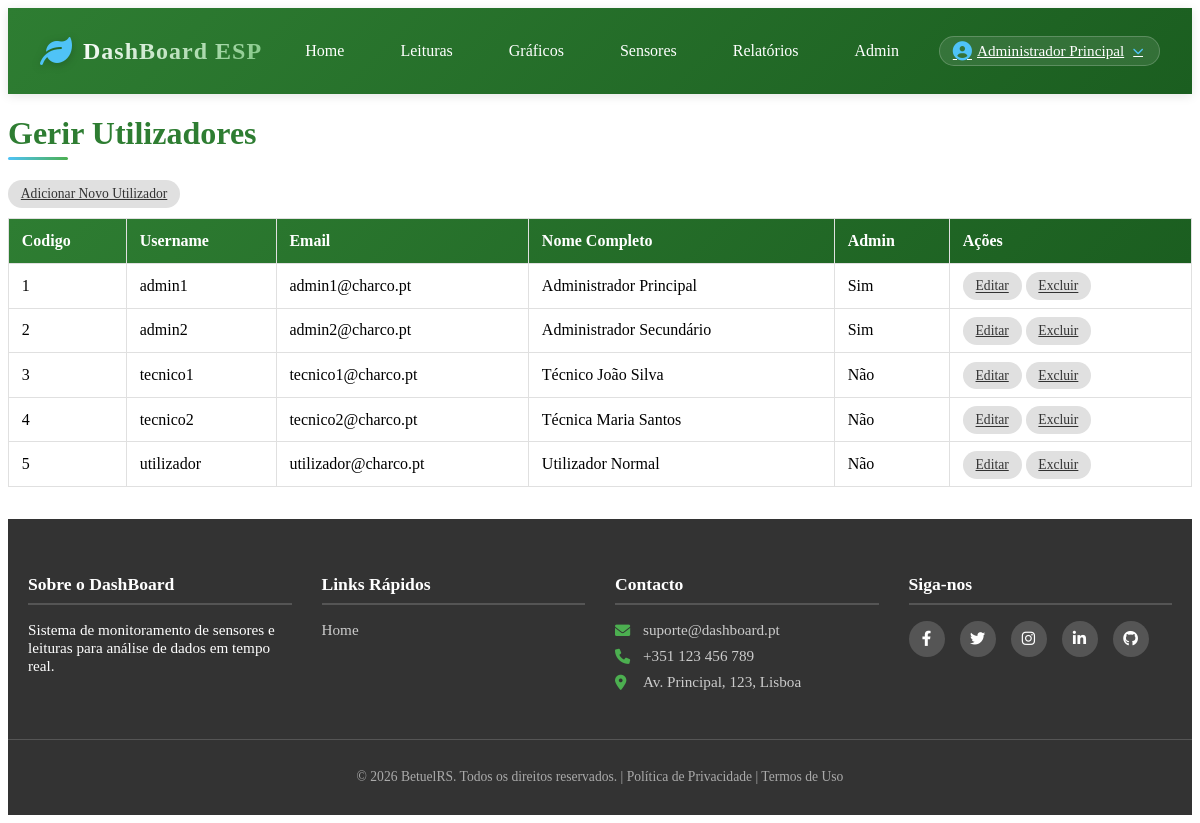
The app's page /Admin/admin.php (signed in) with its own data.
### tables this page shows
CREATE TABLE IF NOT EXISTS `utilizadores` (
  `cod_utilizador` int NOT NULL AUTO_INCREMENT,
  `username` varchar(50) NOT NULL,
  `password` varchar(255) NOT NULL,
  `email` varchar(100) NOT NULL,
  `nome_completo` varchar(100) DEFAULT NULL,
  `ADMIN` tinyint(1) DEFAULT '0',
  `preferencias` json DEFAULT NULL,
  PRIMARY KEY (`cod_utilizador`)
);

### Admin/admin.php (the view, shortened to what this page needs)
<?php
include BASE_PATH . 'db.php';
?>
<!DOCTYPE html>
<html lang="en">
<head>
    <link rel="stylesheet" href="<?= BASE_URL ?>assets/styles.css">
    <link rel="stylesheet" href="https://cdnjs.cloudflare.com/ajax/libs/font-awesome/6.0.0-beta3/css/all.min.css">
</head>
<body>
    <header class="sidebar">
        <?php include '../struct/header.php'; ?>
    </header>
    <main class="conteudo">
        <h1 class="admin-title">Gerir Utilizadores</h1>
        <a href="<?= BASE_URL ?>Admin/utilizadores_add.php" class="admin-action-btn">Adicionar Novo Utilizador</a>
        <table class="admin-table">
            <thead>
                <tr>
                    <th>Codigo</th>
                    <th>Username</th>
                    <th>Email</th>
                    <th>Nome Completo</th>
                    <th>Admin</th>
                    <th>Ações</th>
                </tr>
            </thead>
            <tbody>
                <?php
                $result = $conn->query("SELECT cod_utilizador, username, email, nome_completo, ADMIN FROM utilizadores");
                while ($row = $result->fetch_assoc()) {
                    echo "<tr>";
                    echo "<td>" . htmlspecialchars($row['cod_utilizador']) . "</td>";
                    echo "<td>" . htmlspecialchars($row['username']) . "</td>";
                    echo "<td>" . htmlspecialchars($row['email']) . "</td>";
                    echo "<td>" . htmlspecialchars($row['nome_completo']) . "</td>";
                    echo "<td>" . ($row['ADMIN'] ? 'Sim' : 'Não') . "</td>";
                    echo "<td><a href='" . BASE_URL . "Admin/utilizadores_edit.php?id={$row['cod_utilizador']}' class='admin-action-btn'>Editar</a> ";
                    echo "<a href='" . BASE_URL . "Admin/utilizadores_delete.php?id={$row['cod_utilizador']}' class='admin-action-btn btn-danger' onclick='return confirm(\"Tem certeza que deseja excluir este utilizador?\")'>Excluir</a></td>";
                    echo "</tr>";
                }
                ?>
            </tbody>
        </table>
    </main>
    <footer>
        <?php include '../struct/footer.php'; ?>
    </footer>
</body>
</html>

### struct/header.php (shortened to what this page needs)
<header class="site-header">
    <div class="header-container">
        <div class="logo">
            <a href="<?= BASE_URL ?>index.php">
                <i class="fas fa-leaf"></i>
                <span>DashBoard ESP</span>
            </a>
        </div>
        <nav class="main-nav" id="mainNav">
            <ul class="nav-list">
                <li><a href="<?= BASE_URL ?>index.php" class="nav-link <?= basename($_SERVER['PHP_SELF']) == 'index.php' ? 'active' : '' ?>">Home</a></li>
<?php if (isset($_SESSION['user_id'])): ?>
                        <li><a href="<?= BASE_URL ?>LT/Leituras.php" class="nav-link <?= strpos($_SERVER['PHP_SELF'], 'Leituras.php') !== false ? 'active' : '' ?>">Leituras</a></li>
                        <li><a href="<?= BASE_URL ?>LT/grafico.php" class="nav-link <?= strpos($_SERVER['PHP_SELF'], 'grafico.php') !== false ? 'active' : '' ?>">Gráficos</a></li>
<li><a href="<?= BASE_URL ?>SN/Sensores.php" class="nav-link <?= strpos($_SERVER['PHP_SELF'], 'Sensores.php') !== false ? 'active' : '' ?>">Sensores</a></li>
                        <li><a href="<?= BASE_URL ?>RT/relatorios.php" class="nav-link <?= strpos($_SERVER['PHP_SELF'], 'RT/') !== false ? 'active' : '' ?>">Relatórios</a></li>
                    <?php if ($_SESSION['user_admin']): ?>
                        <li><a href="<?= BASE_URL ?>admin/admin.php" class="nav-link <?= strpos($_SERVER['PHP_SELF'], 'admin/admin.php') !== false ? 'active' : '' ?>">Admin</a></li>
                    <?php endif; ?>
                    <li class="user-menu">
                        <a href="#" class="user-name user-menu-toggle">
                            <i class="fas fa-user-circle"></i>
                            <?= htmlspecialchars($_SESSION['user_name']) ?>
                            <i class="fas fa-chevron-down"></i>
                        </a>
                    </li>
                <?php else: ?>
                    <li><a href="<?= BASE_URL ?>auth/login.php" class="nav-link">Entrar</a></li>
                    <li><a href="<?= BASE_URL ?>auth/register.php" class="nav-link btn-register">Registar</a></li>
                <?php endif; ?>
            </ul>
        </nav>
    </div>
</header>

### struct/footer.php (shortened to what this page needs)
<footer class="site-footer">
    <div class="footer-container">
        <div class="footer-column">
            <h4>Sobre o DashBoard</h4>
            <p>Sistema de monitoramento de sensores e leituras para análise de dados em tempo real.</p>
        </div>
        <div class="footer-column">
            <h4>Links Rápidos</h4>
            <ul>
                <li><a href="<?= BASE_URL ?>index.php">Home</a></li>
            </ul>
        </div>
        <div class="footer-column">
            <h4>Contacto</h4>
            <ul class="contact-info">
                <li><i class="fas fa-envelope"></i> suporte@dashboard.pt</li>
                <li><i class="fas fa-phone"></i> +351 123 456 789</li>
                <li><i class="fas fa-map-marker-alt"></i> Av. Principal, 123, Lisboa</li>
            </ul>
        </div>
        <div class="footer-column">
            <h4>Siga-nos</h4>
            <div class="social-links">
                <a href="https://facebook.com" target="_blank"><i class="fab fa-facebook-f"></i></a>
                <a href="https://twitter.com" target="_blank"><i class="fab fa-twitter"></i></a>
                <a href="https://instagram.com" target="_blank"><i class="fab fa-instagram"></i></a>
                <a href="https://linkedin.com" target="_blank"><i class="fab fa-linkedin-in"></i></a>
                <a href="https://github.com/BetuelRS" target="_blank"><i class="fab fa-github"></i></a>
            </div>
        </div>
    </div>
    <div class="footer-bottom">
        <p>&copy; <?= date('Y') ?> BetuelRS. Todos os direitos reservados. | <a href="#">Política de Privacidade</a> | <a href="#">Termos de Uso</a></p>
    </div>
</footer>

### assets/styles.css (style rules this page uses)
.site-footer { background-color: #333; color: #fff; padding: 2rem 0 1rem; font-size: 0.95rem; margin-top: 2rem; }
.footer-container { max-width: 1200px; margin: 0 auto; padding: 0 20px; display: grid; grid-template-columns: repeat(4, 1fr); gap: 30px; }
.footer-column h4 { color: #fff; margin-bottom: 1rem; font-size: 1.1rem; border-bottom: 2px solid #555; padding-bottom: 0.5rem; }
.footer-column ul { list-style: none; padding: 0; }
.footer-column ul li { margin-bottom: 0.5rem; }
.footer-column ul li a { color: #ccc; text-decoration: none; transition: color 0.3s; }
.contact-info li { display: flex; align-items: center; gap: 8px; color: #ccc; }
.contact-info i { width: 20px; color: #4caf50; }
.social-links { display: flex; gap: 15px; }
.social-links a { display: inline-block; width: 36px; height: 36px; background-color: #555; color: #fff; border-radius: 50%; text-align: center; line-height: 36px; transition: background-color 0.3s; }
.footer-bottom { text-align: center; margin-top: 2rem; padding-top: 1rem; border-top: 1px solid #555; font-size: 0.85rem; color: #aaa; }
.footer-bottom a { color: #aaa; text-decoration: none; }
:root { --primary-green: #2e7d32; --light-green: #4caf50; --accent-green: #81c784; --water-blue: #4fc3f7; --earth-brown: #8d6e63; --white: #ffffff; --off-white: #f5f5f5; --dark-gray: #333333; --light-gray: #e0e0e0; --shadow: 0 2px 10px rgba(0, 0, 0, 0.1); }
.site-header { background: linear-gradient(135deg, var(--primary-green) 0%, #1b5e20 100%); box-shadow: var(--shadow); position: sticky; top: 0; z-index: 1000; padding: 0.5rem 0; }
.header-container { max-width: 1400px; margin: 0 auto; padding: 0 2rem; display: flex; justify-content: space-between; align-items: center; height: 70px; }
.logo a { display: flex; align-items: center; gap: 10px; text-decoration: none; color: var(--white); font-size: 1.5rem; font-weight: 600; letter-spacing: 1px; }
.logo i { color: var(--water-blue); font-size: 2rem; filter: drop-shadow(0 2px 4px rgba(0, 0, 0, 0.2)); }
.logo span { background: linear-gradient( 135deg, var(--white) 0%, var(--accent-green) 100% ); -webkit-background-clip: text; -webkit-text-fill-color: transparent; background-clip: text; }
.main-nav { flex: 1; display: flex; justify-content: flex-end; }
.nav-list { display: flex; align-items: center; gap: 1.5rem; list-style: none; margin: 0; padding: 0; }
.nav-link { color: var(--white); text-decoration: none; padding: 0.5rem 1rem; border-radius: 25px; font-weight: 500; transition: all 0.3s ease; position: relative; overflow: hidden; }
.nav-link:before { content: ""; position: absolute; bottom: 0; left: 50%; transform: translateX(-50%); width: 0; height: 2px; background: var(--water-blue); transition: width 0.3s ease; }
.user-menu { display: flex; align-items: center; gap: 1rem; background-color: rgba(255, 255, 255, 0.1); padding: 0.3rem 1rem 0.3rem 0.8rem; border-radius: 30px; border: 1px solid rgba(255, 255, 255, 0.2); position: relative; }
.user-name { color: var(--white); display: flex; align-items: center; gap: 5px; font-size: 0.95rem; }
.user-name i { font-size: 1.2rem; color: var(--water-blue); }
.user-menu-toggle { cursor: pointer; position: relative; }
.user-menu-toggle .fa-chevron-down { font-size: 0.7rem; margin-left: 4px; transition: transform 0.3s; }
.admin-table { width: 100%; border-collapse: collapse; margin-top: 1rem; }
.admin-table th, .admin-table td { padding: 0.8rem; border: 1px solid var(--light-gray); text-align: left; }
.admin-table thead { background: linear-gradient(135deg, var(--primary-green), #1b5e20); color: white; }
.admin-action-btn { background-color: var(--light-gray); color: var(--dark-gray); border: none; padding: 0.4rem 0.8rem; border-radius: 20px; font-size: 0.85rem; font-weight: 500; transition: all 0.2s; }
.admin-title { color: var(--primary-green); font-size: 2rem; margin-bottom: 1.5rem; position: relative; padding-bottom: 0.5rem; }
.admin-title::after { content: ""; position: absolute; bottom: 0; left: 0; width: 60px; height: 3px; background: linear-gradient(90deg, var(--water-blue), var(--light-green)); border-radius: 2px; }

### records on screen
utilizadores: cod_utilizador "1", username "admin1", email "admin1@charco.pt", nome_completo "Administrador Principal", ADMIN "Sim"
utilizadores: cod_utilizador "2", username "admin2", email "admin2@charco.pt", nome_completo "Administrador Secundário", ADMIN "Sim"
utilizadores: cod_utilizador "3", username "tecnico1", email "tecnico1@charco.pt", nome_completo "Técnico João Silva", ADMIN "Não"
utilizadores: cod_utilizador "4", username "tecnico2", email "tecnico2@charco.pt", nome_completo "Técnica Maria Santos", ADMIN "Não"
utilizadores: cod_utilizador "5", username "utilizador", email "utilizador@charco.pt", nome_completo "Utilizador Normal", ADMIN "Não"

### other values on screen
$_SESSION['user_name'] "Administrador Principal"
